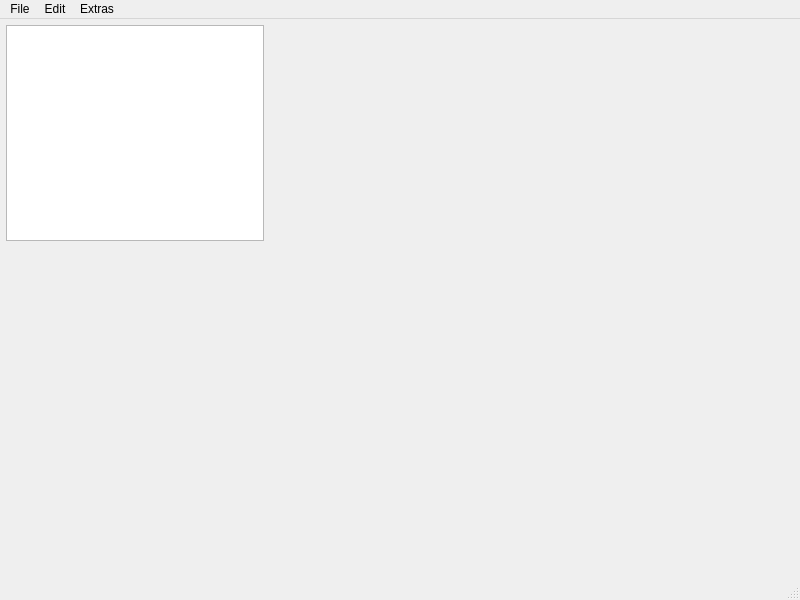
<?xml version="1.0" encoding="UTF-8"?>
<ui version="4.0">
 <class>MainWindow</class>
 <widget class="QMainWindow" name="MainWindow">
  <property name="geometry">
   <rect>
    <x>0</x>
    <y>0</y>
    <width>800</width>
    <height>600</height>
   </rect>
  </property>
  <property name="windowTitle">
   <string>MainWindow</string>
  </property>
  <widget class="QWidget" name="centralwidget">
   <widget class="QWidget" name="layoutWidget">
    <property name="geometry">
     <rect>
      <x>6</x>
      <y>6</y>
      <width>258</width>
      <height>216</height>
     </rect>
    </property>
    <layout class="QVBoxLayout" name="verticalLayout">
     <item>
      <widget class="QTextEdit" name="textEdit"/>
     </item>
    </layout>
   </widget>
  </widget>
  <widget class="QMenuBar" name="menubar">
   <property name="geometry">
    <rect>
     <x>0</x>
     <y>0</y>
     <width>800</width>
     <height>17</height>
    </rect>
   </property>
   <widget class="QMenu" name="menuFile">
    <property name="title">
     <string>File</string>
    </property>
    <addaction name="actionNew"/>
    <addaction name="actionOpen"/>
    <addaction name="separator"/>
    <addaction name="actionSave"/>
    <addaction name="actionSave_as"/>
   </widget>
   <widget class="QMenu" name="menuEdit">
    <property name="title">
     <string>Edit</string>
    </property>
    <addaction name="actionUndo"/>
    <addaction name="actionRedo"/>
    <addaction name="separator"/>
    <addaction name="actionCut"/>
    <addaction name="actionCopy"/>
    <addaction name="actionPaste"/>
    <addaction name="separator"/>
    <addaction name="actionBold"/>
    <addaction name="separator"/>
    <addaction name="actionSubscript"/>
    <addaction name="actionSuperscript"/>
    <addaction name="actionNormalize"/>
   </widget>
   <widget class="QMenu" name="menuExtras">
    <property name="title">
     <string>Extras</string>
    </property>
    <addaction name="actionAbout_Me"/>
   </widget>
   <addaction name="menuFile"/>
   <addaction name="menuEdit"/>
   <addaction name="menuExtras"/>
  </widget>
  <widget class="QStatusBar" name="statusbar"/>
  <action name="actionNew">
   <property name="icon">
    <iconset resource="Resources.qrc">
     <normaloff>:/icons/new_file.png</normaloff>:/icons/new_file.png</iconset>
   </property>
   <property name="text">
    <string>New</string>
   </property>
  </action>
  <action name="actionOpen">
   <property name="icon">
    <iconset resource="Resources.qrc">
     <normaloff>:/icons/open_file.png</normaloff>:/icons/open_file.png</iconset>
   </property>
   <property name="text">
    <string>Open</string>
   </property>
  </action>
  <action name="actionSave">
   <property name="icon">
    <iconset resource="Resources.qrc">
     <normaloff>:/icons/save_file.png</normaloff>:/icons/save_file.png</iconset>
   </property>
   <property name="text">
    <string>Save</string>
   </property>
  </action>
  <action name="actionSave_as">
   <property name="icon">
    <iconset resource="Resources.qrc">
     <normaloff>:/icons/save_as_file.svg</normaloff>:/icons/save_as_file.svg</iconset>
   </property>
   <property name="text">
    <string>Save as</string>
   </property>
  </action>
  <action name="actionUndo">
   <property name="icon">
    <iconset resource="Resources.qrc">
     <normaloff>:/icons/undo.png</normaloff>:/icons/undo.png</iconset>
   </property>
   <property name="text">
    <string>Undo</string>
   </property>
  </action>
  <action name="actionRedo">
   <property name="icon">
    <iconset resource="Resources.qrc">
     <normaloff>:/icons/redo.png</normaloff>:/icons/redo.png</iconset>
   </property>
   <property name="text">
    <string>Redo</string>
   </property>
  </action>
  <action name="actionCut">
   <property name="icon">
    <iconset resource="Resources.qrc">
     <normaloff>:/icons/cut.png</normaloff>:/icons/cut.png</iconset>
   </property>
   <property name="text">
    <string>Cut</string>
   </property>
  </action>
  <action name="actionCopy">
   <property name="icon">
    <iconset resource="Resources.qrc">
     <normaloff>:/icons/copy.png</normaloff>:/icons/copy.png</iconset>
   </property>
   <property name="text">
    <string>Copy</string>
   </property>
  </action>
  <action name="actionPaste">
   <property name="icon">
    <iconset resource="Resources.qrc">
     <normaloff>:/icons/paste.png</normaloff>:/icons/paste.png</iconset>
   </property>
   <property name="text">
    <string>Paste</string>
   </property>
  </action>
  <action name="actionBold">
   <property name="icon">
    <iconset resource="Resources.qrc">
     <normaloff>:/icons/bold.jpg</normaloff>:/icons/bold.jpg</iconset>
   </property>
   <property name="text">
    <string>Bold</string>
   </property>
  </action>
  <action name="actionSubscript">
   <property name="icon">
    <iconset resource="Resources.qrc">
     <normaloff>:/icons/subscript.png</normaloff>:/icons/subscript.png</iconset>
   </property>
   <property name="text">
    <string>Subscript</string>
   </property>
  </action>
  <action name="actionSuperscript">
   <property name="icon">
    <iconset resource="Resources.qrc">
     <normaloff>:/icons/superscript.png</normaloff>:/icons/superscript.png</iconset>
   </property>
   <property name="text">
    <string>Superscript</string>
   </property>
  </action>
  <action name="actionNormalize">
   <property name="icon">
    <iconset resource="Resources.qrc">
     <normaloff>:/icons/normalize.png</normaloff>:/icons/normalize.png</iconset>
   </property>
   <property name="text">
    <string>Normalize</string>
   </property>
  </action>
  <action name="actionAbout_Me">
   <property name="icon">
    <iconset resource="Resources.qrc">
     <normaloff>:/icons/about_me.png</normaloff>:/icons/about_me.png</iconset>
   </property>
   <property name="text">
    <string>About Me</string>
   </property>
  </action>
 </widget>
 <resources>
  <include location="Resources.qrc"/>
 </resources>
 <connections/>
</ui>
